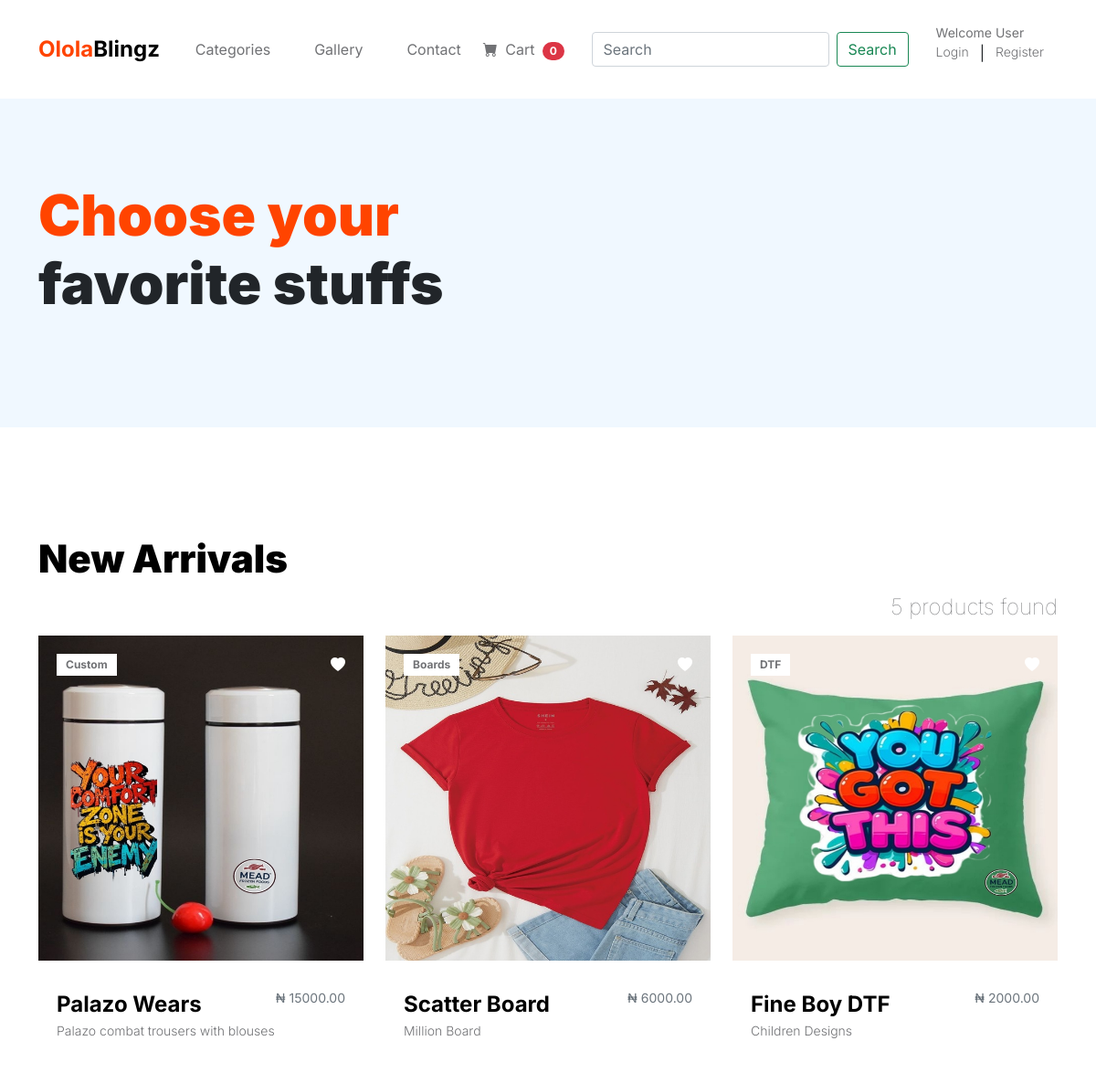
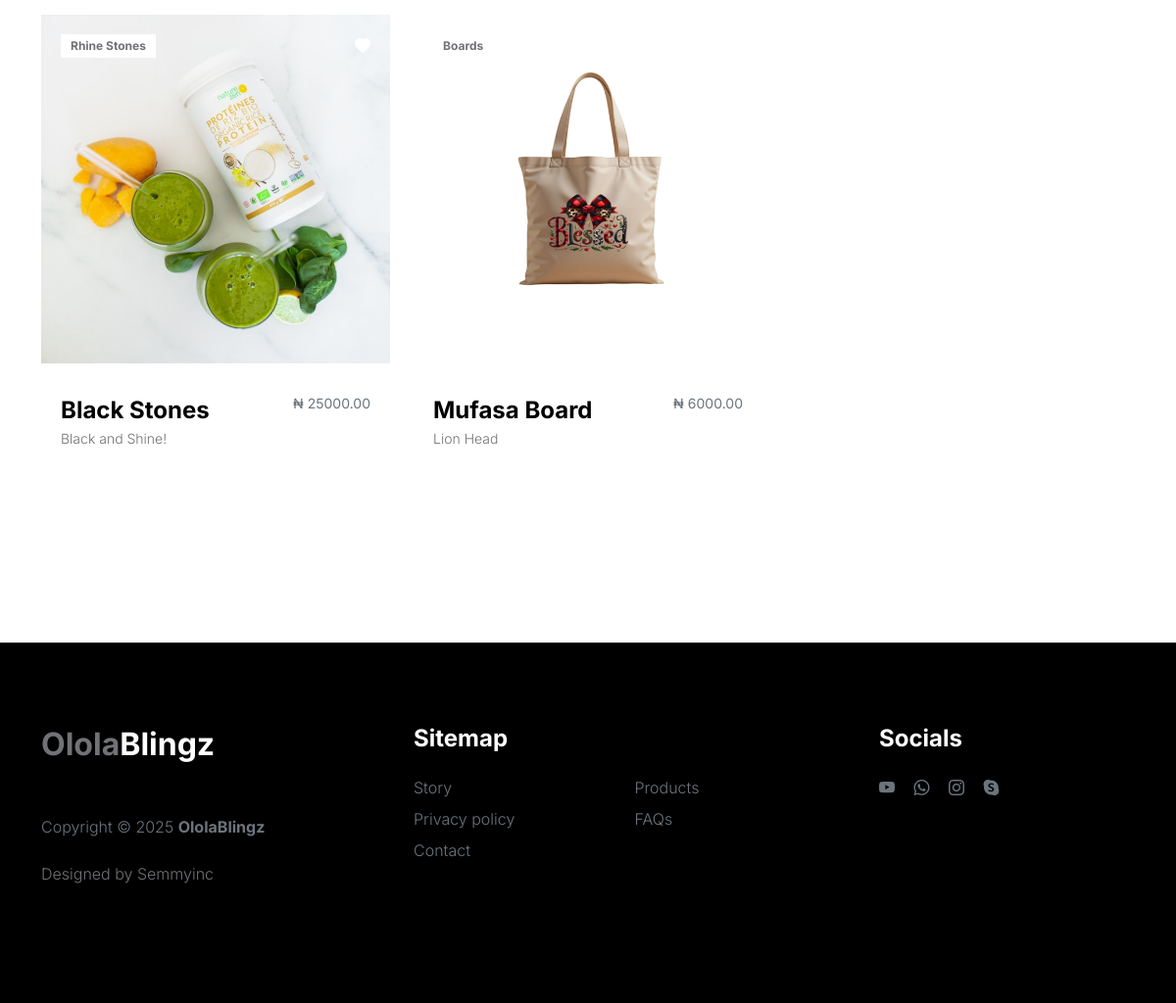
Before: /product/ with the older database file (2 pictures, top to bottom).
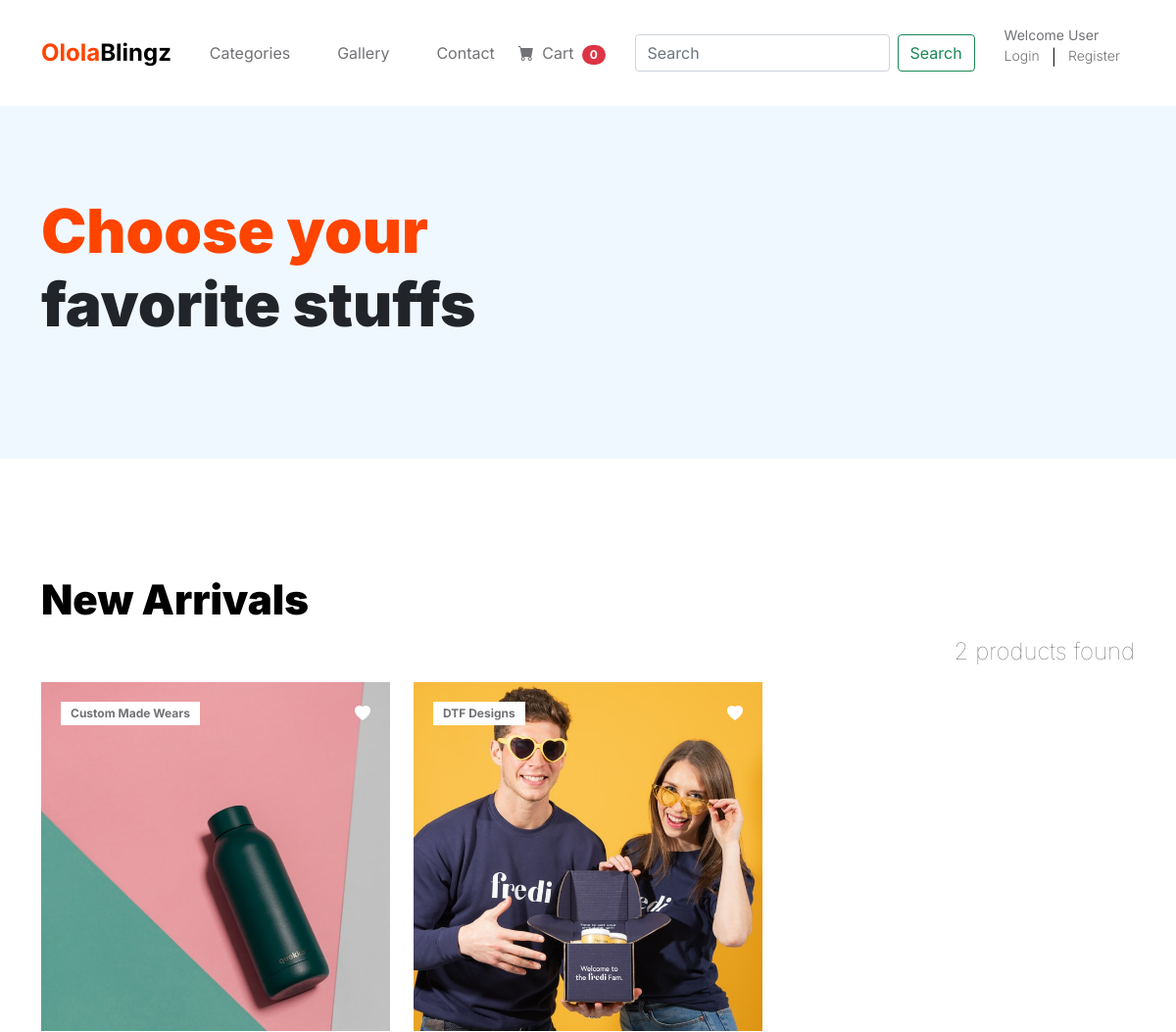
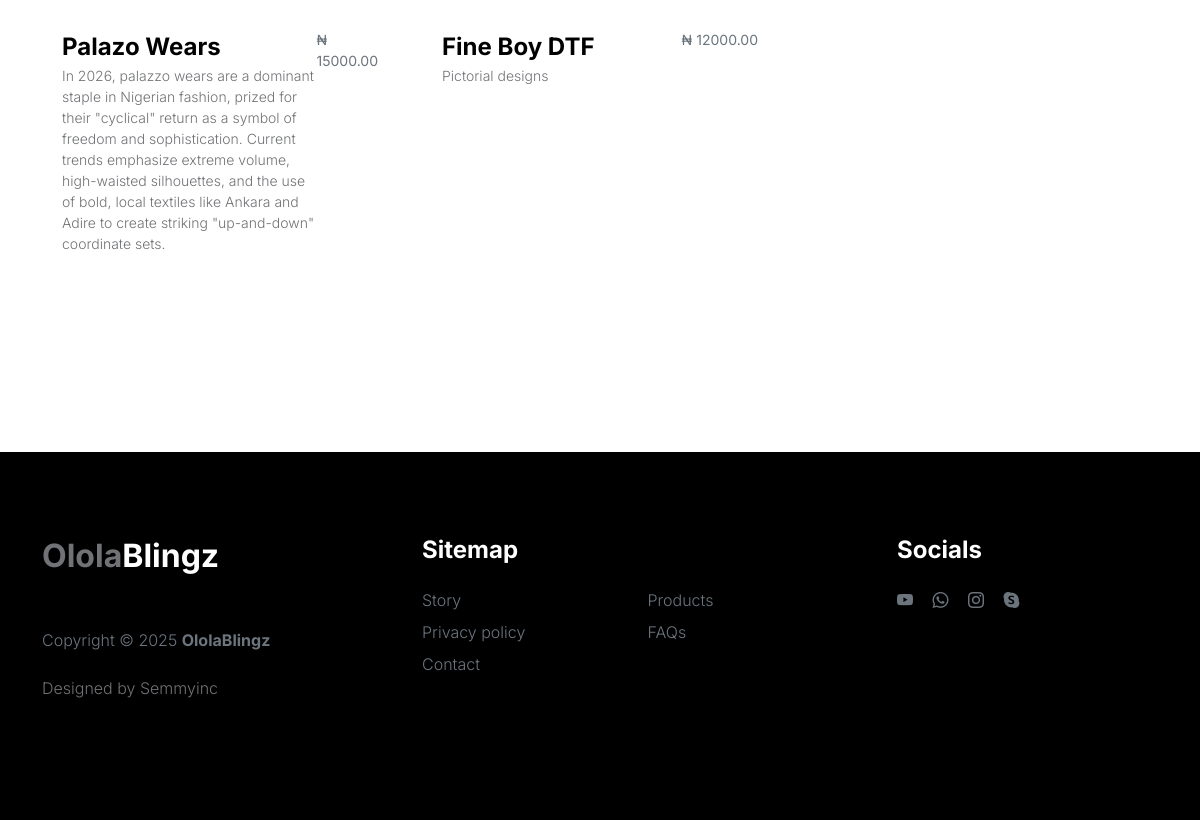
After: the same page with the newer database file (2 pictures, top to bottom).
### product/models.py (models this page shows, shortened)
class Product(models.Model):
    product_name = models.CharField(max_length=50)
    slug = models.SlugField()
    category = models.ForeignKey(Category, on_delete=models.CASCADE, null=True, blank=True)
    description = models.TextField()
    promo = models.BooleanField(default=False)
    price = models.DecimalField(max_digits=7, decimal_places=2)
    promo_price = models.DecimalField(max_digits=7, decimal_places=2)
    image = models.ImageField(upload_to='uploads/product_picture', default='default.jpg')
    available = models.BooleanField(default=True, blank=True, null=True)
    created_at = models.DateTimeField(auto_now_add=True, blank=True, null=True)
    modified_at = models.DateTimeField(auto_now=True, blank=True, null=True)
    stock_level = models.IntegerField(blank=True, null=True)
    def get_slug_url(self):
        return reverse('product_detail', args=[self.category.slug, self.slug])

class Category(models.Model):
    category_name = models.CharField(max_length=50, unique=True)
    slug = models.SlugField(unique=True)
    description = models.TextField()
    image = models.ImageField(upload_to='uploads/category_picture', default='default.jpg')
    def __str__(self):
        return self.category_name
    class Meta:
        verbose_name_plural = 'Categories'
    def get_slug_url(self):
        return reverse('products_by_category', args=[self.slug])

### product/views.py (the view)
# urls.py: path("", views.products, name='products'),
def products(request, category_slug=None):
    category = None
    products = None
    if category_slug != None:
        category = Category.objects.get(slug=category_slug)
        products = Product.objects.filter(category=category, available=True)
        paginator = Paginator(products, 6)
        page = request.GET.get('page')
        paged_products = paginator.get_page(page)
        product_count = products.count()
    else:
        products = Product.objects.all().filter(available=True)
        paginator = Paginator(products, 6)
        page = request.GET.get('page')
        paged_products = paginator.get_page(page)
        product_count = products.count()
    context = {'products':paged_products, 'product_count':product_count}
    return render(request, 'product/products.html', context)

### cart/context_processors.py (called while the page is built)
def cart_counter(request):
    cart_count = 0
    if 'admin' in request.path:
        return {}
    else:
        try:
            if request.user.is_authenticated:
                cart_items = CartItem.objects.all().filter(user=request.user)
            else:
                cart = Cart.objects.filter(cart_id=_cart_id(request))
                cart_items = CartItem.objects.all().filter(cart=cart[:1])
            for cart_item in cart_items:
                cart_count += cart_item.quantity
        except Cart.DoesNotExist:
            cart_count = 0
    return dict(cart_count=cart_count)

### cart/views.py (called while the page is built)
def _cart_id(request):
    cart = request.session.session_key
    if not cart:
        cart = request.session.create()
    return cart

### product/context_processors.py (called while the page is built)
def category_menu_links(request):
    links = Category.objects.all()
    return {'links':links}

### templates/product/products.html (shortened to what this page needs)
{% extends 'base.html' %}
{% block content %}
{% load static %}
            <header class="site-header section-padding d-flex justify-content-center align-items-center">
                <div class="container">
                    <div class="row">
                        <div class="col-lg-10 col-12">
                            <h1>
                                <span class="d-block text-primary">Choose your</span>
                                <span class="d-block text-dark">favorite stuffs</span>
                            </h1>
                        </div>
                    </div>
                </div>
            </header>
            <section class="products section-padding">
                <div class="container">
                    <div class="row">
                        <div class="col-12">
                            <h2 class="mb-2">New Arrivals</h2>
                            {% if product_count == 1 %}
                                <p class="lead display-5 text-end">{{product_count}} product found</p>
                            {% else %}
                                <p class="lead display-5 text-end">{{product_count}} products found</p>
                            {% endif %}
                        </div>
                        {% if products %}
                            {% for product in products %}
                                <div class="col-lg-4 col-12 mb-3">
                                    <div class="product-thumb">
                                        <a href="{{product.get_slug_url}}">
                                            <img src="{{product.image.url}}" class="img-fluid product-image" alt="Product Image">
                                        </a>
                                        <div class="product-top d-flex">
                                            <span class="product-alert me-auto">{{product.category}}</span>
                                            <a href="#" class="bi-heart-fill product-icon"></a>
                                        </div>
                                        <div class="product-info d-flex">
                                            <div>
                                                <h5 class="product-title mb-0">
                                                    <a href="#" class="product-title-link">{{product.product_name}}</a>
                                                </h5>
                                                <p class="product-p">{{product.description}}</p>
                                            </div>
                                            {% if promo %}
                                                <small class="product-price text-muted ms-auto">&#8358 {{product.promo_price}}</small>
                                            {% else %}
                                                <small class="product-price text-muted ms-auto">&#8358 {{product.price}}</small>
                                            {% endif %}
                                        </div>
                                    </div>
                                </div>
                            {% endfor %}
                        {% endif %}
                    </div>
                </div>
            </section>
{% endblock %}

### templates/base.html (shortened to what this page needs)
{% load static %}
<!doctype html>
<html lang="en">
    <head>
        <link rel="stylesheet" href="https://cdnjs.cloudflare.com/ajax/libs/fonts-awesome/4.7.0/css/fonts-awesome.min.css">
        <link href="{% static 'css/bootstrap.min.css' %}" rel="stylesheet">
        <link href="{% static 'css/bootstrap-icons.css' %}" rel="stylesheet">
        <link rel="stylesheet" href="{% static 'css/slick.css' %}"/>
        <link href="{% static 'css/tooplate-little-fashion.css' %}" rel="stylesheet">
        <link rel="stylesheet" href="{% static 'css/custom.css' %}" type="text/css">
        <link rel="stylesheet" href="{% static 'fontawesomefree/css/all.min.css' %}" type="text/css">
    </head>
    <body>
        {% include 'navbar.html' %}
        <main>
            {% block content %}
            {% endblock %}
        </main>
        {% include 'footer.html' %}
    </body>
</html>

### templates/navbar.html (shortened to what this page needs)
<nav class="navbar navbar-expand-lg">
    <div class="container">
        <a class="navbar-brand" href="{% url 'home' %}">
            <strong><span>Olola</span>Blingz</strong>
        </a>
        <div class="collapse navbar-collapse" id="navbarNav">
            <ul class="navbar-nav mx-auto">
                <li class="nav-item dropdown">
                    <a class="nav-link dropdown-toggle" id="navbarDropdown" href="#" role="button" data-bs-toggle="dropdown" aria-expanded="false">Categories</a>
                </li>
                <li class="nav-item">
                    <a class="nav-link" href="{% url 'products' %}">Gallery</a>
                </li>
                <li class="nav-item">
                    <a class="nav-link" href="{% url 'contact' %}">Contact</a>
                </li>
                <li class="nav-item">
                    <a href="{% url 'cart_page' %}">
                        <i class="bi-cart-fill me-1"></i>
                        Cart
                        <span class="badge bg-danger ms-1 rounded-pill text-white">{{cart_count}}</span>
                    </a>
                </li>
            </ul>
            <div class="d-none d-lg-block mx-auto">
                <form class="d-flex" role="search" method="POST" action="{% url 'search' %}">
                    <input class="form-control me-2" type="search" placeholder="Search" aria-label="Search", name="search">
                    <button class="btn btn-outline-success" type="submit">Search</button>
                </form>
            </div>
            {% if not user.is_authenticated %}
                <div class="d-none d-lg-block mx-auto">
                    <div class="row mb-0">
                        <a href="#" class="small">Welcome User</a>
                    </div>
                    <div class="row mt-0">
                        <p class="col text-muted small"><a href="{% url 'login' %}">Login</a></p>|
                        <p class="col text-muted small"><a href="{% url 'register' %}">Register</a></p>
                    </div>
                </div>
            {% endif %}
        </div>
    </div>
</nav>

### templates/footer.html
<footer class="site-footer">
            <div class="container">
                <div class="row">
                    <div class="col-lg-3 col-10 me-auto mb-4">
                        <h4 class="text-white mb-3"><a href="index.html">Olola</a>Blingz</h4>
                        <p class="copyright-text text-muted mt-lg-5 mb-4 mb-lg-0">Copyright © 2025 <strong>OlolaBlingz</strong></p>
                        <br>
                        <p class="copyright-text">Designed by <a href="https://www.semmyinc.com/" target="_blank">Semmyinc</a></p>
                    </div>
                    <div class="col-lg-5 col-8">
                        <h5 class="text-white mb-3">Sitemap</h5>
                        <ul class="footer-menu d-flex flex-wrap">
                            <li class="footer-menu-item"><a href="about.html" class="footer-menu-link">Story</a></li>
                            <li class="footer-menu-item"><a href="#" class="footer-menu-link">Products</a></li>
                            <li class="footer-menu-item"><a href="#" class="footer-menu-link">Privacy policy</a></li>
                            <li class="footer-menu-item"><a href="#" class="footer-menu-link">FAQs</a></li>
                            <li class="footer-menu-item"><a href="#" class="footer-menu-link">Contact</a></li>
                        </ul>
                    </div>
                    <div class="col-lg-3 col-4">
                        <h5 class="text-white mb-3">Socials</h5>
                        <ul class="social-icon">
                            <li><a href="#" class="social-icon-link bi-youtube"></a></li>
                            <li><a href="#" class="social-icon-link bi-whatsapp"></a></li>
                            <li><a href="#" class="social-icon-link bi-instagram"></a></li>
                            <li><a href="#" class="social-icon-link bi-skype"></a></li>
                        </ul>
                    </div>
                </div>
            </div>
        </footer>

### static/css/tooplate-little-fashion.css (style rules this page uses)
:root { --white-color: #FFFFFF; --primary-color: #FF4400; --section-bg-color: #f0f8ff; --dark-color: #000000; --grey-color: #d0d1d1; --p-color: #717275; --body-font-family: 'Inter', sans-serif; --h5-font-size: 24px; --p-font-size: 20px; --copyright-text-font-size: 16px; --product-link-font-size: 14px; --custom-link-font-size: 12px; --font-weight-thin: 100; --font-weight-light: 300; --font-weight-normal: 400; --font-weight-bold: 700; --font-weight-black: 900; }
body, html { height: 100%; }
html { scroll-behavior: smooth; }
body { background: var(--white-color); font-family: var(--body-font-family); position: relative; }
h2, h3, h4, h5, h6 { color: var(--dark-color); line-height: inherit; }
h1, h2, h3, h4, h5, h6 { font-weight: var(--font-weight-bold); }
h1, h2 { font-weight: var(--font-weight-black); }
h1 { font-size: 64px; line-height: normal; }
h2 { font-size: 42px; }
h4 { font-size: 32px; }
h5 { font-size: 24px; }
p { color: var(--p-color); font-size: var(--p-font-size); font-weight: var(--font-weight-light); }
a, button { touch-action: manipulation; transition: all 0.3s; }
a { color: var(--p-color); text-decoration: none; }
.text-primary { color: var(--primary-color) !important; }
.lead { font-size: 1.5rem; font-weight: var(--font-weight-thin); }
b, strong { font-weight: var(--font-weight-bold); }
.navbar { background: var(--white-color); position: fixed; top: 0; right: 0; left: 0; padding: 25px 0; z-index: 2; will-change: transform; transition: transform 300ms linear; }
.navbar span, h2 span, h4 span { color: var(--primary-color); }
.navbar-brand { color: var(--dark-color); font-size: 24px; font-weight: var(--font-weight-light); margin: 0; padding: 0; }
.navbar-expand-lg .navbar-nav .nav-link { display: inline-block; padding: 0; margin-right: 1.5rem; margin-left: 1.5rem; }
.nav-link { color: var(--p-color); font-size: 16px; position: relative; }
.navbar .nav-link::after { position: absolute; top: 100%; left: 0; width: 100%; height: 2px; background: var(--grey-color); content: ''; opacity: 0; -webkit-transition: opacity 0.3s, -webkit-transform 0.3s; -moz-transition: opacity 0.3s, -moz-transform 0.3s; transition: opacity 0.3s, transform 0.3s; -webkit-transform: translateY(10px); -moz-transform: translateY(10px); transform: translateY(10px); }
.site-header { background-color: var(--section-bg-color); position: relative; overflow: hidden; margin-top: 86px; }
.site-header.section-padding { padding-top: 7rem; padding-bottom: 7rem; }
section { content-visibility: auto; contain-intrinsic-size: 700px; }
.section-padding { padding-top: 7rem; padding-bottom: 7rem; }
.product-thumb { background: var(--white-color); position: relative; transition: all 0.5s ease-out; }
.product-image { transition: all 0.5s ease-out; }
.product-top { position: absolute; top: 0; right: 0; left: 0; margin: 20px; }
.product-info { padding: 30px 20px; }
.product-icon { color: var(--white-color); }
.product-title-link { color: var(--dark-color); }
.product-alert { background: var(--white-color); color: var(--p-color); font-size: var(--custom-link-font-size); font-weight: var(--font-weight-bold); padding: 3px 10px; }
.product-p { font-size: var(--product-link-font-size); }
.site-footer { background: var(--dark-color); padding-top: 5rem; padding-bottom: 5rem; }
.footer-menu { margin: 0; padding: 0; }
.footer-menu-item { display: block; width: 50%; }
.footer-menu-link { color: #6c757d; font-weight: var(--font-weight-light); display: inline-block; vertical-align: top; margin-top: 4px; margin-bottom: 4px; }
.site-footer .social-icon-link { margin-top: 4px; }
.copyright-text { font-size: var(--copyright-text-font-size); }
.social-icon { margin: 0; padding: 0; }
.social-icon li { list-style: none; display: inline-block; vertical-align: top; }
.social-icon-link { color: #6c757d; font-size: 1rem; display: inline-block; vertical-align: top; margin-bottom: 4px; margin-right: 15px; }
@media screen and (max-width: 1200px) { h1 { font-size: 62px; } }

Changed rows visible on the page:
removed Product: image (picture), category "Boards", product_name "Scatter Board", description "Million Board", price "6000.00"
removed Product: image (picture), category "DTF", product_name "Fine Boy DTF", description "Children Designs", price "2000.00"
removed Product: image (picture), category "Rhine Stones", product_name "Black Stones", description "Black and Shine!", price "25000.00"
removed Product: image (picture), category "Boards", product_name "Mufasa Board", description "Lion Head", price "6000.00"
changed Product "Palazo Wears": image: a different picture; category "Custom" → "Custom Made Wears"; description "Palazo combat trousers with blouses" → "In 2026, palazzo wears are a dominant staple in Nigerian fashion, prized for their \"cyclical\" return as a symbol of freedom and sophistication. Current trends emphasize extreme volume, high-waisted silhouettes, and the use of bold, local textiles like Ankara and Adire to create striking \"up-and-down\" coordinate sets."
added Product: image (picture), category "DTF Designs", product_name "Fine Boy DTF", description "Pictorial designs", price "12000.00"
Other visible differences:
{{ product_count }}: "5" → "2"
